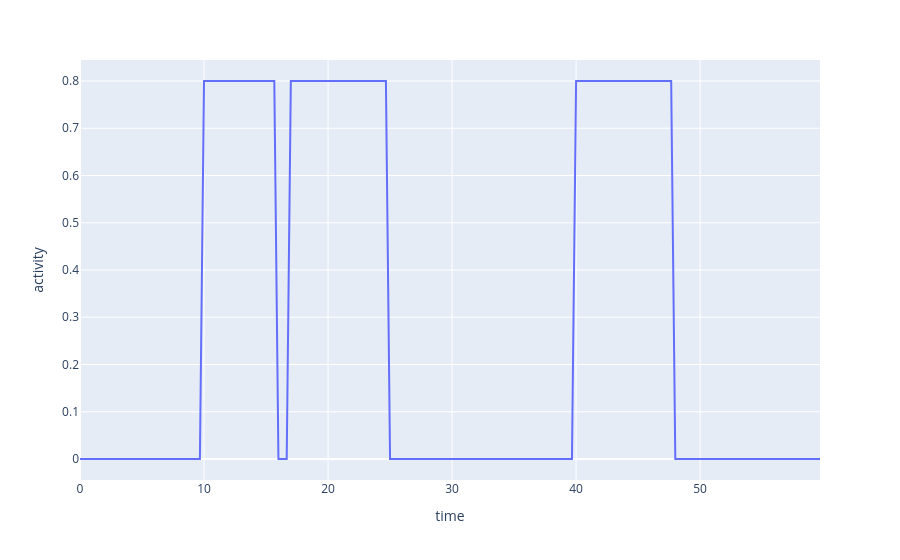

Source (notebook cell):
### Markdown cell above
## 1. Khoảng hoạt động thay cho clip cố định
Bắt đầu khi điểm hoạt động vượt ngưỡng; kết thúc sau khi mức thấp kéo dài hơn khoảng nghỉ cho phép. Giữ trước/sau 2 giây. Đoạn dài hơn 90 giây cần duyệt. Dữ liệu dưới mô phỏng hai pha có một khoảng tạm dừng ngắn.

### Code cell
t=np.arange(180)/3
activity=np.zeros(len(t))
for a,b in [(10,16),(17,25),(40,48)]: activity[(t>=a)&(t<b)]=.8
df=pd.DataFrame({"time":t,"activity":activity,"cut":False})
candidates=propose_rallies(df,60)
display(pd.DataFrame(candidates)[["start","end","score","needs_review"]])
px.line(df,x="time",y="activity").show()

### Figure 1 — Plotly figure (JSON) as saved in the notebook; plotly's stock layout.template omitted (floating-point values rounded to 4 significant figures; data arrays with more than 128 entries replaced by an {"elided": "..."} marker saying what was removed)
{"data": [{"hovertemplate": "time=%{x}<br>activity=%{y}<extra></extra>", "legendgroup": "", "line": {"color": "#636efa", "dash": "solid"}, "marker": {"symbol": "circle"}, "mode": "lines", "name": "", "orientation": "v", "showlegend": false, "type": "scatter", "x": {"elided": "180 float values"}, "xaxis": "x", "y": {"elided": "180 float values"}, "yaxis": "y"}], "layout": {"legend": {"tracegroupgap": 0}, "margin": {"t": 60}, "xaxis": {"anchor": "y", "domain": [0.0, 1.0], "title": {"text": "time"}}, "yaxis": {"anchor": "x", "domain": [0.0, 1.0], "title": {"text": "activity"}}}}
